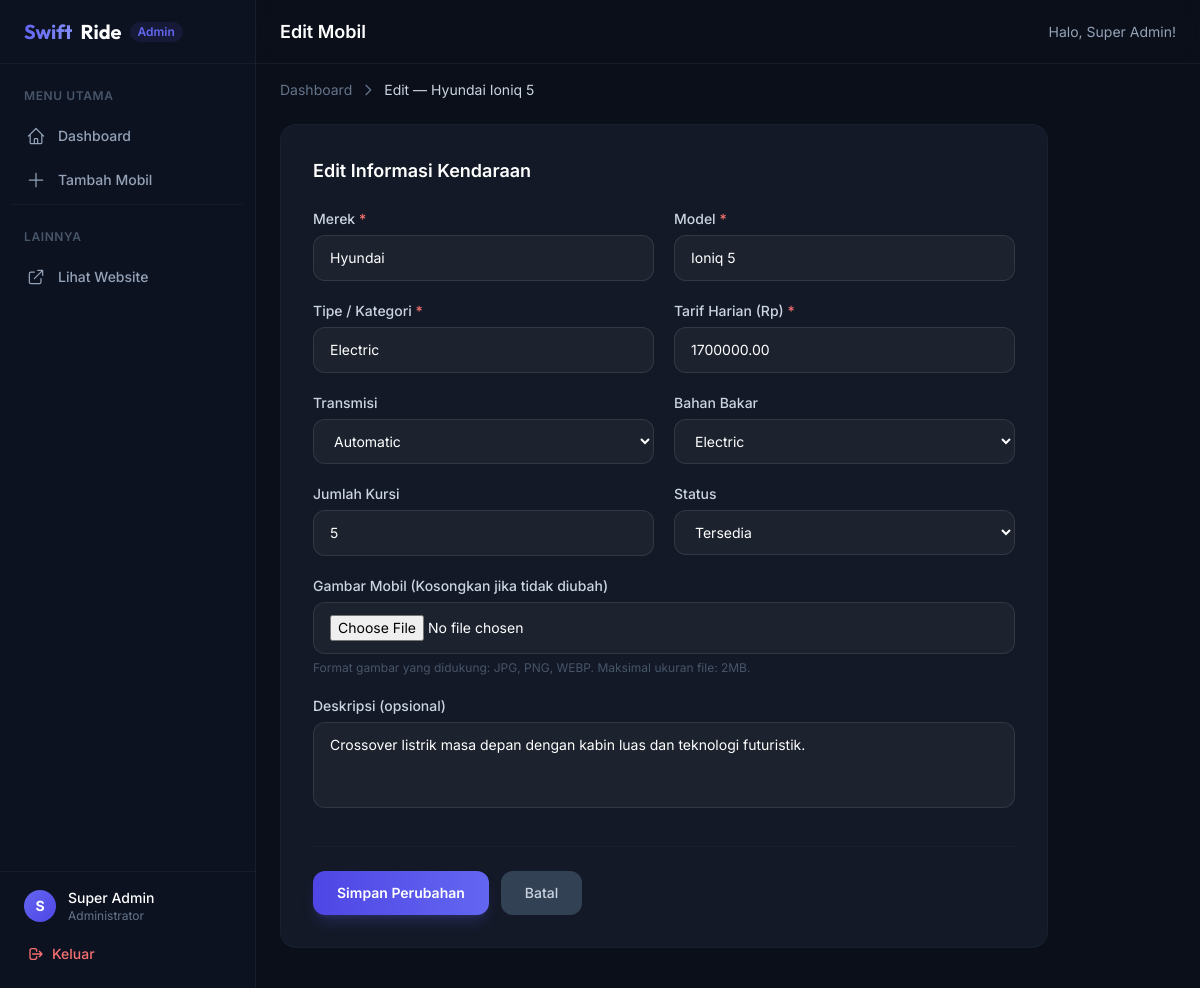
The page /admin/cars/edit.php?id=4 (signed in) on the database its author committed.
### tables this page shows
CREATE TABLE IF NOT EXISTS cars (
    id INT AUTO_INCREMENT PRIMARY KEY,
    brand VARCHAR(50) NOT NULL,
    model VARCHAR(50) NOT NULL,
    type VARCHAR(30) NOT NULL,
    daily_rate DECIMAL(12, 2) NOT NULL,
    image VARCHAR(512) NOT NULL DEFAULT '',
    status ENUM('available', 'rented', 'maintenance') NOT NULL DEFAULT 'available',
    transmission VARCHAR(20) NOT NULL DEFAULT 'Automatic',
    fuel VARCHAR(20) NOT NULL DEFAULT 'Petrol',
    seats TINYINT NOT NULL DEFAULT 5,
    description TEXT,
    created_at TIMESTAMP DEFAULT CURRENT_TIMESTAMP,
    updated_at TIMESTAMP DEFAULT CURRENT_TIMESTAMP ON UPDATE CURRENT_TIMESTAMP
);

### admin/cars/edit.php (the view, shortened to what this page needs)
<?php
require_once '../../config/db.php';
$errors    = [];
$id = filter_input(INPUT_GET, 'id', FILTER_VALIDATE_INT);
$stmt = $pdo->prepare("SELECT * FROM cars WHERE id = ? LIMIT 1");
$stmt->execute([$id]);
$car = $stmt->fetch();
require_once '../../includes/admin_header.php';
function inputClass(array $errors, string $field): string {
    return 'input-field w-full rounded-xl px-4 py-3 text-white placeholder-slate-500 text-sm'
         . (isset($errors[$field]) ? ' border-red-500/60' : '');
}
function sel(mixed $fieldVal, string $optionVal): string {
    return (string)$fieldVal === $optionVal ? 'selected' : '';
}
?>
<div class="max-w-3xl animate-fade-in">
    <nav class="text-sm text-slate-500 mb-6 flex items-center gap-2">
        <a href="<?php echo BASE_URL; ?>admin/index.php" class="hover:text-slate-300 transition-colors">Dashboard</a>
        <svg class="w-4 h-4" fill="none" viewBox="0 0 24 24" stroke="currentColor" stroke-width="2"><path stroke-linecap="round" stroke-linejoin="round" d="M9 5l7 7-7 7"/></svg>
        <span class="text-slate-300">Edit — <?php echo htmlspecialchars($car['brand'] . ' ' . $car['model'], ENT_QUOTES, 'UTF-8'); ?></span>
    </nav>
    <div class="bg-[#131926] rounded-2xl border border-slate-800/50 p-6 lg:p-8">
        <h2 class="text-lg font-semibold text-white mb-6">Edit Informasi Kendaraan</h2>
        <form method="POST" action="edit.php?id=<?php echo (int)$id; ?>" enctype="multipart/form-data" novalidate>
            <div class="grid grid-cols-1 md:grid-cols-2 gap-5">
                <div>
                    <label for="car-brand" class="block text-sm font-medium text-slate-300 mb-1.5">Merek <span class="text-red-400">*</span></label>
                    <input type="text" id="car-brand" name="brand" maxlength="50" required
                           class="<?php echo inputClass($errors, 'brand'); ?>"
                           value="<?php echo htmlspecialchars($car['brand'], ENT_QUOTES, 'UTF-8'); ?>">
                </div>
                <div>
                    <label for="car-model" class="block text-sm font-medium text-slate-300 mb-1.5">Model <span class="text-red-400">*</span></label>
                    <input type="text" id="car-model" name="model" maxlength="50" required
                           class="<?php echo inputClass($errors, 'model'); ?>"
                           value="<?php echo htmlspecialchars($car['model'], ENT_QUOTES, 'UTF-8'); ?>">
                </div>
                <div>
                    <label for="car-type" class="block text-sm font-medium text-slate-300 mb-1.5">Tipe / Kategori <span class="text-red-400">*</span></label>
                    <input type="text" id="car-type" name="type" maxlength="30" required
                           class="<?php echo inputClass($errors, 'type'); ?>"
                           value="<?php echo htmlspecialchars($car['type'], ENT_QUOTES, 'UTF-8'); ?>">
                </div>
                <div>
                    <label for="car-rate" class="block text-sm font-medium text-slate-300 mb-1.5">Tarif Harian (Rp) <span class="text-red-400">*</span></label>
                    <input type="number" id="car-rate" name="daily_rate" min="1" step="1000" required
                           class="<?php echo inputClass($errors, 'daily_rate'); ?>"
                           value="<?php echo htmlspecialchars($car['daily_rate'], ENT_QUOTES, 'UTF-8'); ?>">
                </div>
                <div>
                    <label for="car-transmission" class="block text-sm font-medium text-slate-300 mb-1.5">Transmisi</label>
                    <select id="car-transmission" name="transmission" class="<?php echo inputClass($errors, 'transmission'); ?> cursor-pointer">
                        <option value="Automatic" <?php echo sel($car['transmission'], 'Automatic'); ?>>Automatic</option>
                    </select>
                </div>
                <div>
                    <label for="car-fuel" class="block text-sm font-medium text-slate-300 mb-1.5">Bahan Bakar</label>
                    <select id="car-fuel" name="fuel" class="<?php echo inputClass($errors, 'fuel'); ?> cursor-pointer">
                        <?php foreach (['Petrol','Diesel','Electric','Hybrid'] as $f): ?>
                        <option value="<?php echo $f; ?>" <?php echo sel($car['fuel'], $f); ?>><?php echo $f; ?></option>
                        <?php endforeach; ?>
                    </select>
                </div>
                <div>
                    <label for="car-seats" class="block text-sm font-medium text-slate-300 mb-1.5">Jumlah Kursi</label>
                    <input type="number" id="car-seats" name="seats" min="1" max="20"
                           class="<?php echo inputClass($errors, 'seats'); ?>"
                           value="<?php echo (int)$car['seats']; ?>">
                </div>
                <div>
                    <label for="car-status" class="block text-sm font-medium text-slate-300 mb-1.5">Status</label>
                    <select id="car-status" name="status" class="<?php echo inputClass($errors, 'status'); ?> cursor-pointer">
                        <option value="available"   <?php echo sel($car['status'], 'available'); ?>>Tersedia</option>
                    </select>
                </div>
                <div class="md:col-span-2">
                    <label for="car-image" class="block text-sm font-medium text-slate-300 mb-1.5">Gambar Mobil (Kosongkan jika tidak diubah)</label>
                    <input type="file" id="car-image" name="image" accept="image/*"
                           class="<?php echo inputClass($errors, 'image'); ?>">
                    <p class="mt-1.5 text-xs text-slate-600">Format gambar yang didukung: JPG, PNG, WEBP. Maksimal ukuran file: 2MB.</p>
                </div>
                <div class="md:col-span-2">
                    <label for="car-description" class="block text-sm font-medium text-slate-300 mb-1.5">Deskripsi (opsional)</label>
                    <textarea id="car-description" name="description" rows="3" maxlength="1000"
                              class="<?php echo inputClass($errors, 'description'); ?> resize-none"><?php echo htmlspecialchars($car['description'] ?? '', ENT_QUOTES, 'UTF-8'); ?></textarea>
                </div>
            </div>
            <div class="flex items-center gap-3 mt-8 pt-6 border-t border-slate-800/50">
                <button type="submit" id="btn-submit-edit" class="px-6 py-3 rounded-xl bg-gradient-to-r from-brand-600 to-indigo-500 text-white text-sm font-semibold hover:from-indigo-500 hover:to-brand-600 transition-all shadow-lg shadow-indigo-500/20">
                    Simpan Perubahan
                </button>
                <a href="<?php echo BASE_URL; ?>admin/index.php" class="px-6 py-3 rounded-xl bg-slate-700 text-slate-300 text-sm font-medium hover:bg-slate-600 transition-colors">
                    Batal
                </a>
            </div>
        </form>
    </div>
</div>
<?php require_once '../../includes/admin_footer.php'; ?>

### includes/admin_header.php (style rules this page uses)
body { background-color: #0b0f19; color: #f8fafc; font-family: 'Inter', sans-serif; }
.input-field { background: rgba(255,255,255,0.04); border: 1px solid rgba(255,255,255,0.1); transition: border-color 0.2s, box-shadow 0.2s; }
.input-field option { background-color: #131926; color: #ffffff; }
.animate-fade-in { animation: fadeIn 0.3s ease forwards; }

### rows shown on the page
cars: brand+model "Hyundai Ioniq 5", brand "Hyundai", model "Ioniq 5", type "Electric", daily_rate "1700000.00", seats "5", description "Crossover listrik masa depan dengan kabin luas dan teknologi futuristik."

### other values the page prints
substr($adminName, 0, 1) "S"
$adminName "Super Admin"
$pageTitle "Edit Mobil"
form field fuel "Electric"
